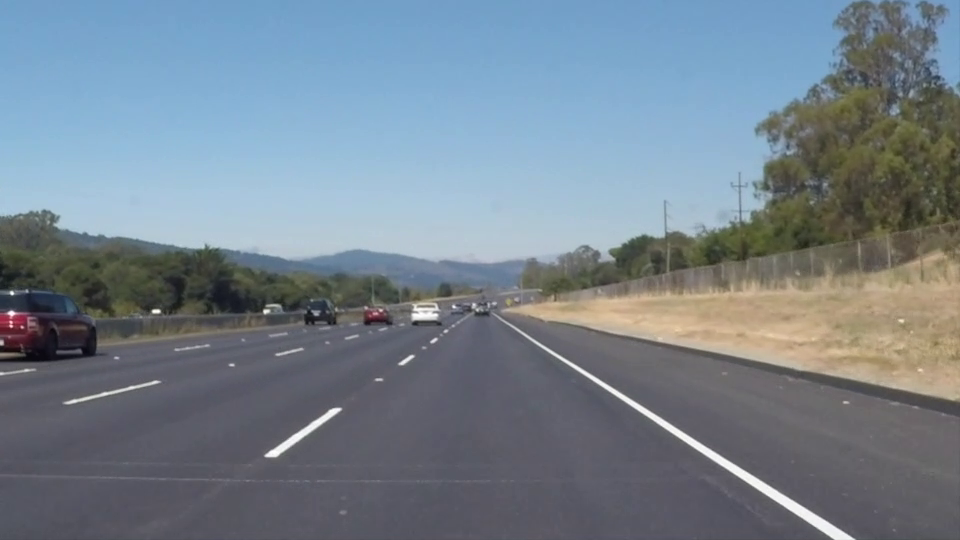
#> input picture frame 22 of whiteline.mp4, 960 x 540 px, given in place of challenge.mp4, which was not available
$ python Turn_Prediction.py
#> lines starting #> are read from the running program, lines starting #| are printed output that depends on the picture; after the words box and inside, x2 and y2 are one past the last pixel; in counts of white or black regions, pixels touching at a corner belong together; pictures that were not available may be replaced by others from this repository, and a replacement may not be noted
#> further down, original_image is the input picture: shape (540, 960, 3); mean B, G, R 141.9, 130.7, 117.7
'''
    Author: Bharadwaj Chukkala
    UID: 118341705
'''

#### Importing Libraries
#
#
import cv2 as cv  # OpenCV Library
import numpy as np  # Numpy Library

'''
Function to perform Image Warping to view the lane lines from a Bird's eye perspective
'''
def warp_image(img):
    dst = np.array([(500, 300), (0, 300), (0, 0), (500, 0)], np.float32)
    src = np.array([(1100, 660), (200, 680), (600, 450), (730, 445)], np.float32)

    M = cv.getPerspectiveTransform(src, dst)
    warped = cv.warpPerspective(img, M, (500, 300), flags=cv.INTER_NEAREST)

    return warped

'''
Function to perform Inverse warping to project lane lines back in original perspective
'''
# [9 lines left out: function unwarp_image, not called in this run]

'''
Function to Detect image edges using Canny edge Detector
'''
def detect_edges(image):
    # RGB to HLS
    hls_image = cv.cvtColor(image, cv.COLOR_RGB2HLS)
#> hls_image: shape (540, 960, 3); mean of channels 0, 1, 2 51.3, 129.9, 55.8

    # Getting Saturation Channel
    s_channel = hls_image[:, :, 2]
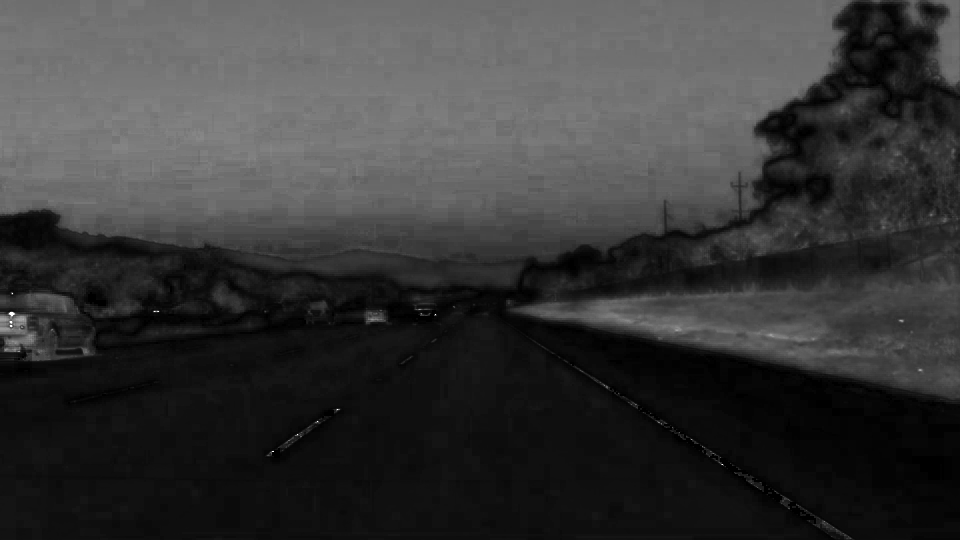
#> s_channel: shape (540, 960); min 0, max 255, mean 55.8

    # Performing Canny Edge Detection
    image_edges = cv.Canny(s_channel, 100, 200)
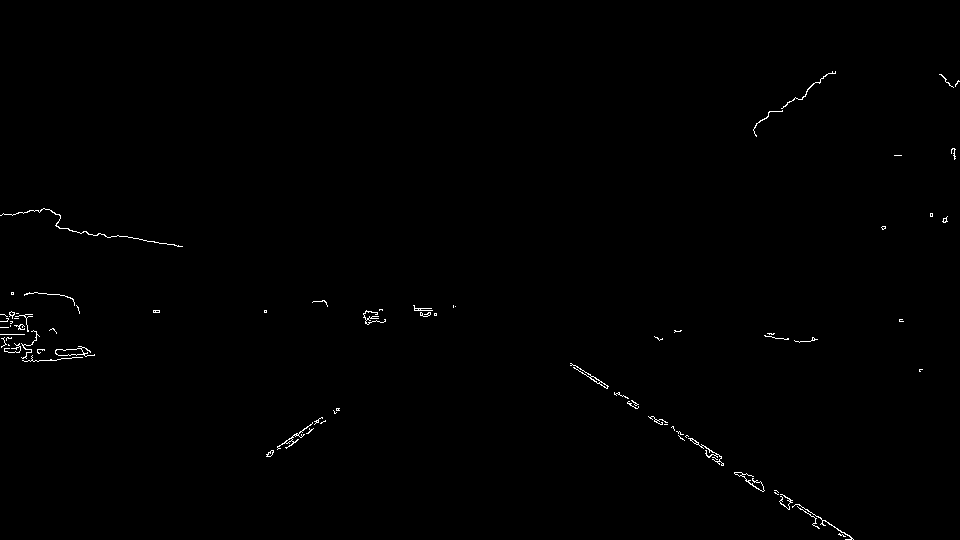
#> image_edges: shape (540, 960); 0.43% white in thin lines or dots, all inside (x1, y1, x2, y2) = (0, 71, 960, 540)
#> in warp_image, `warped = cv.warpPerspective(img, M, (500, 300), flags=cv.INTER_NEAREST)`:
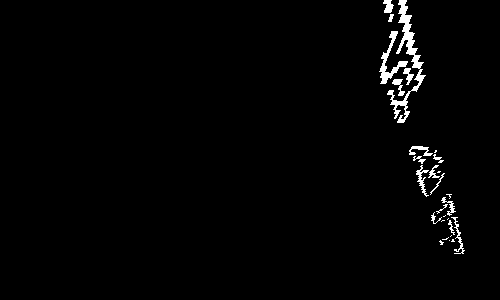
#> warped: shape (300, 500); 1.6% white; 28 white regions (11 under 20 px), largest, box (x1, y1, x2, y2) and area: (387, 0, 426, 123) 984, (379, 31, 408, 84) 391, (416, 165, 429, 197) 132

    # Thresholding to remove Errors
    ret, thresh_image = cv.threshold(image_edges, 120, 255, cv.THRESH_BINARY)

    return thresh_image, s_channel, image_edges

'''
Function to create a region of interest and perform masking operation
'''
# [14 lines left out: function mask, not called in this run]


'''
Function to perform Polynomial Curve Fitting using a Sliding Window
'''
def Sliding_window(warped_img):
    histogram = np.sum(warped_img, axis=0)
#> histogram = 500 values, max 18360 at index 405, min 0 at index 0, mean 1261.7

    out_img = np.dstack((warped_img, warped_img, warped_img)) * 255

    midpoint = int(histogram.shape[0] / 2)
#> midpoint = 250
    leftlanepixel_initial = np.argmax(histogram[:midpoint])
#> leftlanepixel_initial = 0
    rightlanepixel_initial = np.argmax(histogram[midpoint:]) + midpoint
#> rightlanepixel_initial = 405

    nonzero = warped_img.nonzero()
#> nonzero = 2474 positions, rows 0 to 253, columns 379 to 464
    nonzeroy = np.array(nonzero[0])
#> nonzeroy = 2474 values from 0 to 253
    nonzerox = np.array(nonzero[1])
#> nonzerox = 2474 values, max 464 at index 2457, min 379 at index 1018, mean 412.3

    leftlanepixel_current = leftlanepixel_initial
#> leftlanepixel_current = 0
    rightlanepixel_current = rightlanepixel_initial
#> rightlanepixel_current = 405

    image_center = int(warped_img.shape[1] / 2)
#> image_center = 250


    left_lane_idxs = []
    right_lane_idxs = []

    window_height = int(warped_img.shape[0] / num_windows)
#> window_height = 30

    for window in range(num_windows):

        win_y_down = warped_img.shape[0] - (window + 1) * window_height
        win_y_up = warped_img.shape[0] - window * window_height
        win_x_left_down = leftlanepixel_current - window_width
        win_x_right_down = rightlanepixel_current - window_width
        win_x_left_up = leftlanepixel_current + window_width
        win_x_right_up = rightlanepixel_current + window_width

        cv.rectangle(out_img, (win_x_left_down, win_y_down), (win_x_left_up, win_y_up), (120, 120 , 120), 1)
        cv.rectangle(out_img, (win_x_right_down, win_y_down), (win_x_right_up, win_y_up), (120, 120, 120), 1)

        good_left_idxs = ((nonzeroy >= win_y_down) & (nonzeroy < win_y_up) & (nonzerox >= win_x_left_down) & (
                nonzerox < win_x_left_up)).nonzero()[0]
        good_right_idxs = ((nonzeroy >= win_y_down) & (nonzeroy < win_y_up) & (nonzerox >= win_x_right_down) & (
                nonzerox < win_x_right_up)).nonzero()[0]

        left_lane_idxs.append(good_left_idxs)
        right_lane_idxs.append(good_right_idxs)

        if len(good_left_idxs) > minpix:
            leftlanepixel_current = int(np.mean(nonzerox[good_left_idxs]))
        if len(good_right_idxs) > minpix:
            rightlanepixel_current = int(np.mean(nonzerox[good_right_idxs]))
#> this loop made 10 passes
#> (win_x_right_down, win_x_right_up, rightlanepixel_current) on passes 3 to 10: (355, 455, 444), (394, 494, 436), (386, 486, 426), (376, 476, 413), (363, 463, 399), (349, 449, 401), (351, 451, 402), (352, 452, 398)
#> (win_x_right_down, win_x_right_up) on passes 1 to 2: (355, 455), (355, 455)
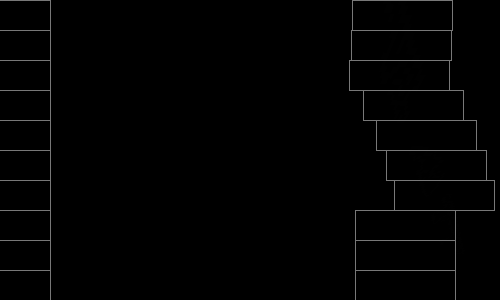
#> out_img: shape (300, 500, 3); min 0, max 120, mean 2
#> after the loop, left_lane_idxs = [empty array, empty array, empty array, empty array, empty array, empty array, empty array, empty array, empty array, empty array]; right_lane_idxs = 10 items

    left_lane_idxs = np.concatenate(left_lane_idxs)
#> left_lane_idxs = empty array
    right_lane_idxs = np.concatenate(right_lane_idxs)
#> right_lane_idxs = 2365 values, max 2465 at index 22, min 0 at index 2000, mean 1183.3

    left_pixels_x = nonzerox[left_lane_idxs]
#> left_pixels_x = empty array
    left_pixels_y = nonzeroy[left_lane_idxs]
#> left_pixels_y = empty array
    right_pixels_x = nonzerox[right_lane_idxs]
#> right_pixels_x = 2365 values, max 454 at index 10, min 379 at index 1217, mean 410.1
    right_pixels_y = nonzeroy[right_lane_idxs]
#> right_pixels_y = 2365 values, max 253 at index 22, min 0 at index 2000, mean 94.89

    out_img[nonzeroy[right_lane_idxs], nonzerox[right_lane_idxs]] = [255, 0, 0]
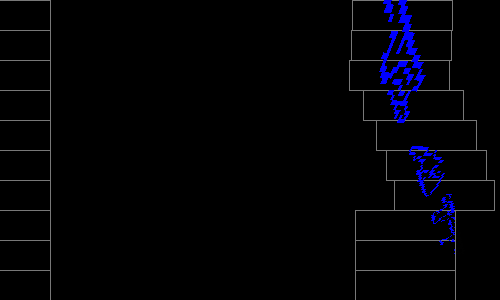
#> out_img: shape (300, 500, 3); 1.58% of pixels changed, all inside (x1, y1, x2, y2) = (379, 0, 455, 254); drawn as B, G, R
    out_img[nonzeroy[left_lane_idxs], nonzerox[left_lane_idxs]] = [0, 0, 255]

#> (the run stopped early here; a loop or call above may not have finished)

$ run again, starting later in the video
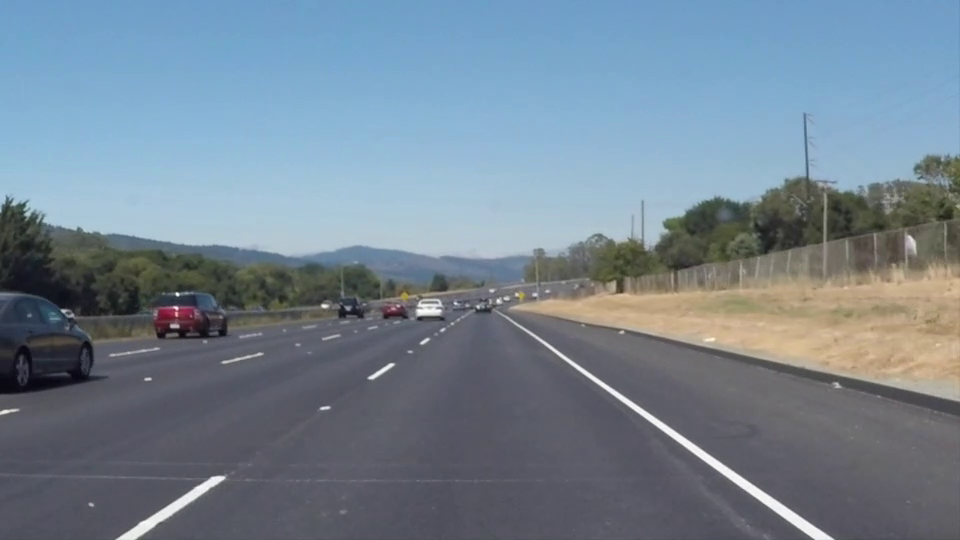
#> input picture frame 99 of whiteline.mp4, 960 x 540 px, given in place of challenge.mp4, which was not available
#> original_image is the input picture: shape (540, 960, 3); mean B, G, R 146, 132.3, 116.7
#> hls_image: shape (540, 960, 3); mean of channels 0, 1, 2 43.3, 131.5, 58.6
#> in detect_edges, `image_edges = cv.Canny(s_channel, 100, 200)`:
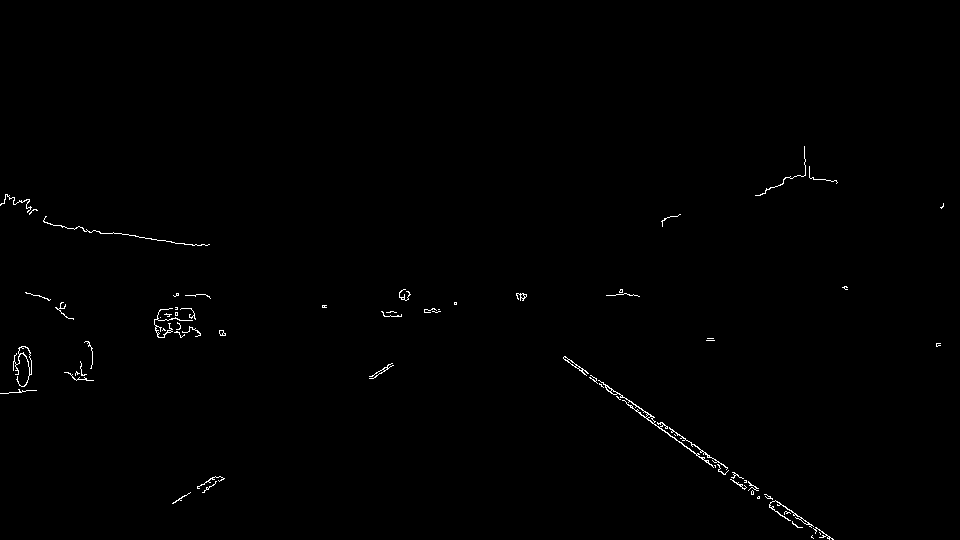
#> image_edges: shape (540, 960); 0.49% white in thin lines or dots, all inside (x1, y1, x2, y2) = (0, 146, 944, 540)
#> warped: shape (300, 500); 2.1% white; 37 white regions (19 under 20 px), largest, box (x1, y1, x2, y2) and area: (329, 0, 379, 130) 1029, (365, 0, 410, 135) 1000, (428, 210, 441, 246) 121
#> histogram = 500 values, max 18105 at index 373, min 0 at index 0, mean 1585.6
#> leftlanepixel_initial = 0
#> rightlanepixel_initial = 373
#> nonzero = 3109 positions, rows 0 to 253, columns 329 to 442
#> nonzeroy = 3109 values from 0 to 253
#> nonzerox = 3109 values, max 442 at index 3099, min 329 at index 98, mean 383
#> leftlanepixel_current = 0
#> in Sliding_window, `rightlanepixel_current = rightlanepixel_initial`: rightlanepixel_current = 373
#> the loop in Sliding_window, `for window in range(num_windows): ` made 10 passes
#> (win_x_right_down, win_x_right_up, rightlanepixel_current) on passes 3 to 10: (323, 423, 415), (365, 465, 412), (362, 462, 404), (354, 454, 391), (341, 441, 383), (333, 433, 372), (322, 422, 365), (315, 415, 354)
#> after the loop in Sliding_window, `for window in range(num_windows):`: left_lane_idxs = [empty array, empty array, empty array, empty array, empty array, empty array, empty array, empty array, empty array, empty array]; right_lane_idxs = 10 items
#> in Sliding_window, `left_lane_idxs = np.concatenate(left_lane_idxs)`: left_lane_idxs = empty array
#> in Sliding_window, `right_lane_idxs = np.concatenate(right_lane_idxs)`: right_lane_idxs = 2922 values, max 3100 at index 9, min 0 at index 2465, mean 1462.7
#> left_pixels_x = empty array
#> right_pixels_x = 2922 values, max 429 at index 292, min 329 at index 2563, mean 379.7
#> right_pixels_y = 2922 values, max 252 at index 9, min 0 at index 2465, mean 92.89
#> in Sliding_window, `out_img[nonzeroy[right_lane_idxs], nonzerox[right_lane_idxs]] = [255, ..`:
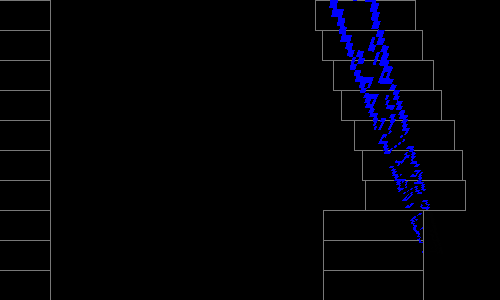
#> out_img: shape (300, 500, 3); mean of channels 0, 1, 2 6.9, 1.9, 1.9; drawn as B, G, R

$ run again, starting later in the video
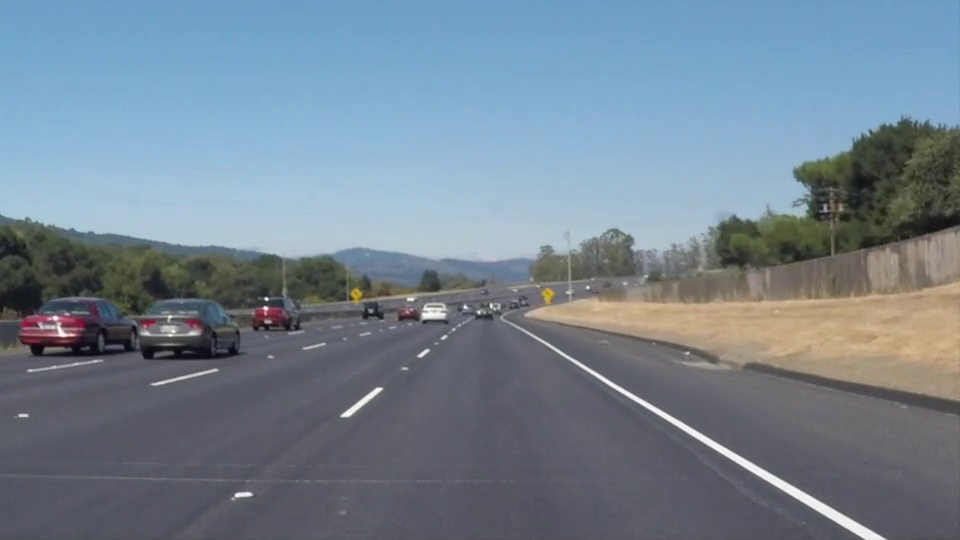
#> input picture frame 176 of whiteline.mp4, 960 x 540 px, given in place of challenge.mp4, which was not available
#> original_image is the input picture: shape (540, 960, 3); mean B, G, R 145.2, 131.6, 116.5
#> hls_image: shape (540, 960, 3); mean of channels 0, 1, 2 40.3, 131.1, 58
#> in detect_edges, `image_edges = cv.Canny(s_channel, 100, 200)`:
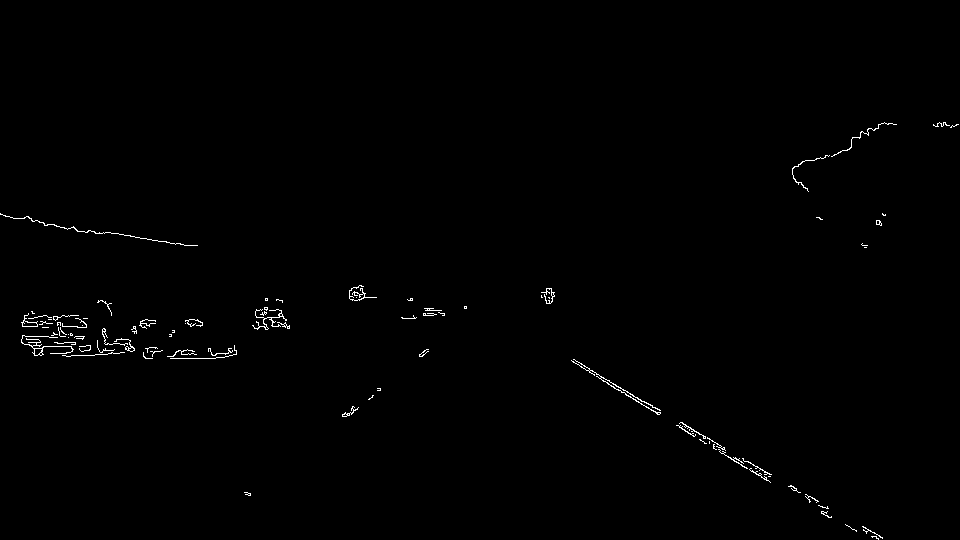
#> image_edges: shape (540, 960); 0.57% white in thin lines or dots, all inside (x1, y1, x2, y2) = (0, 122, 959, 540)
#> warped: shape (300, 500); 1.7% white; 31 white regions (15 under 20 px), largest, box (x1, y1, x2, y2) and area: (430, 57, 454, 138) 489, (441, 0, 472, 44) 416, (464, 90, 485, 159) 400
#> histogram = 500 values, max 19635 at index 456, min 0 at index 0, mean 1277.5
#> leftlanepixel_initial = 0
#> rightlanepixel_initial = 456
#> nonzero = 2505 positions, rows 0 to 254, columns 423 to 494
#> nonzeroy = 2505 values from 0 to 254
#> nonzerox = 2505 values, max 494 at index 2463, min 423 at index 418, mean 456
#> leftlanepixel_current = 0
#> in Sliding_window, `rightlanepixel_current = rightlanepixel_initial`: rightlanepixel_current = 456
#> the loop in Sliding_window, `for window in range(num_windows): ` made 10 passes
#> (win_x_right_down, win_x_right_up, rightlanepixel_current) on passes 2 to 9: (406, 506, 487), (437, 537, 479), (429, 529, 483), (433, 533, 464), (414, 514, 463), (413, 513, 457), (407, 507, 442), (392, 492, 443)
#> after the loop in Sliding_window, `for window in range(num_windows):`: left_lane_idxs = [empty array, empty array, empty array, empty array, empty array, empty array, empty array, empty array, empty array, empty array]; right_lane_idxs = 10 items
#> in Sliding_window, `left_lane_idxs = np.concatenate(left_lane_idxs)`: left_lane_idxs = empty array
#> in Sliding_window, `right_lane_idxs = np.concatenate(right_lane_idxs)`: right_lane_idxs = 2505 values, max 2504 at index 47, min 0 at index 1930, mean 1252
#> left_pixels_x = empty array
#> right_pixels_x = 2505 values, max 494 at index 6, min 423 at index 2348, mean 456
#> right_pixels_y = 2505 values, max 254 at index 47, min 0 at index 1930, mean 93.9
#> in Sliding_window, `out_img[nonzeroy[right_lane_idxs], nonzerox[right_lane_idxs]] = [255, ..`:
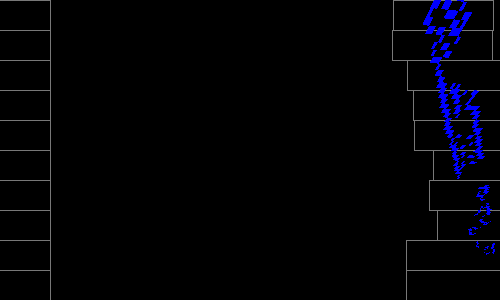
#> out_img: shape (300, 500, 3); mean of channels 0, 1, 2 5.8, 1.6, 1.6; drawn as B, G, R
